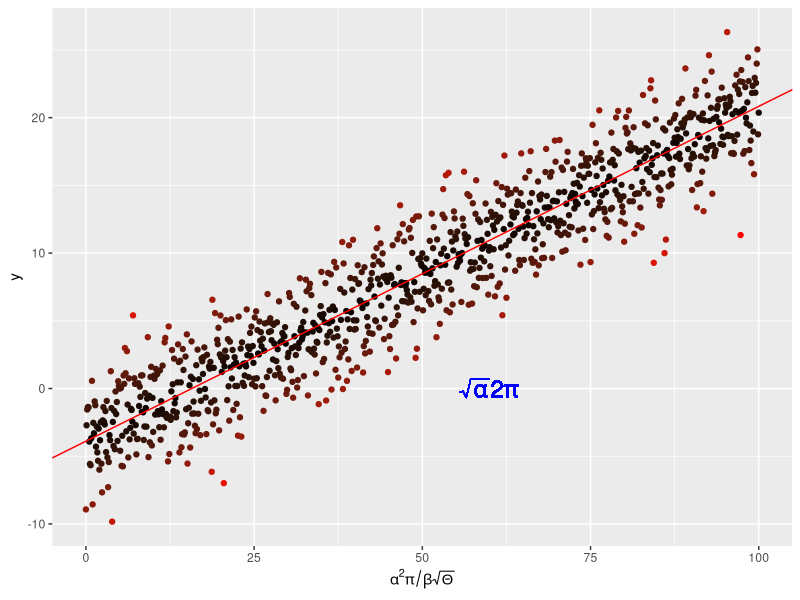

R code for this plot: (Note: this script raises an error after producing the figure.)
# Author: Anqi Wang (aw222@ic.ac.uk)
# Script: plotLin.R
# Created: Oct 2020
# Description: In-class practical: Mathematical display

# clean environment and remove all the previous plots
rm(list=ls())
graphics.off()

# import required package
library(ggplot2)

# create some linear regression "data"
x <- seq(0, 100, by = 0.1)
y <- -4. + 0.25 * x +
  rnorm(length(x), mean = 0., sd = 2.5)

# and put them in a dataframe
my_data <- data.frame(x = x, y = y)

# perform a linear regression
my_lm <- summary(lm(y ~ x, data = my_data))

# plot the data
p <-  ggplot(my_data, aes(x = x, y = y,
                          colour = abs(my_lm$residual))
) +
  geom_point() +
  scale_colour_gradient(low = "black", high = "red") +
  theme(legend.position = "none") +
  scale_x_continuous(
    expression(alpha^2 * pi / beta * sqrt(Theta)))

# add the regression line
p <- p + geom_abline(
  intercept = my_lm$coefficients[1][1],
  slope = my_lm$coefficients[2][1],
  colour = "red")
# throw some math on the plot
p <- p + geom_text(aes(x = 60, y = 0,
                       label = "sqrt(alpha) * 2* pi"), 
                   parse = TRUE, size = 6, 
                   colour = "blue")

#p

# Save the plot as pdf file
ggsave("MyLinReg.pdf", path = "../results/")
